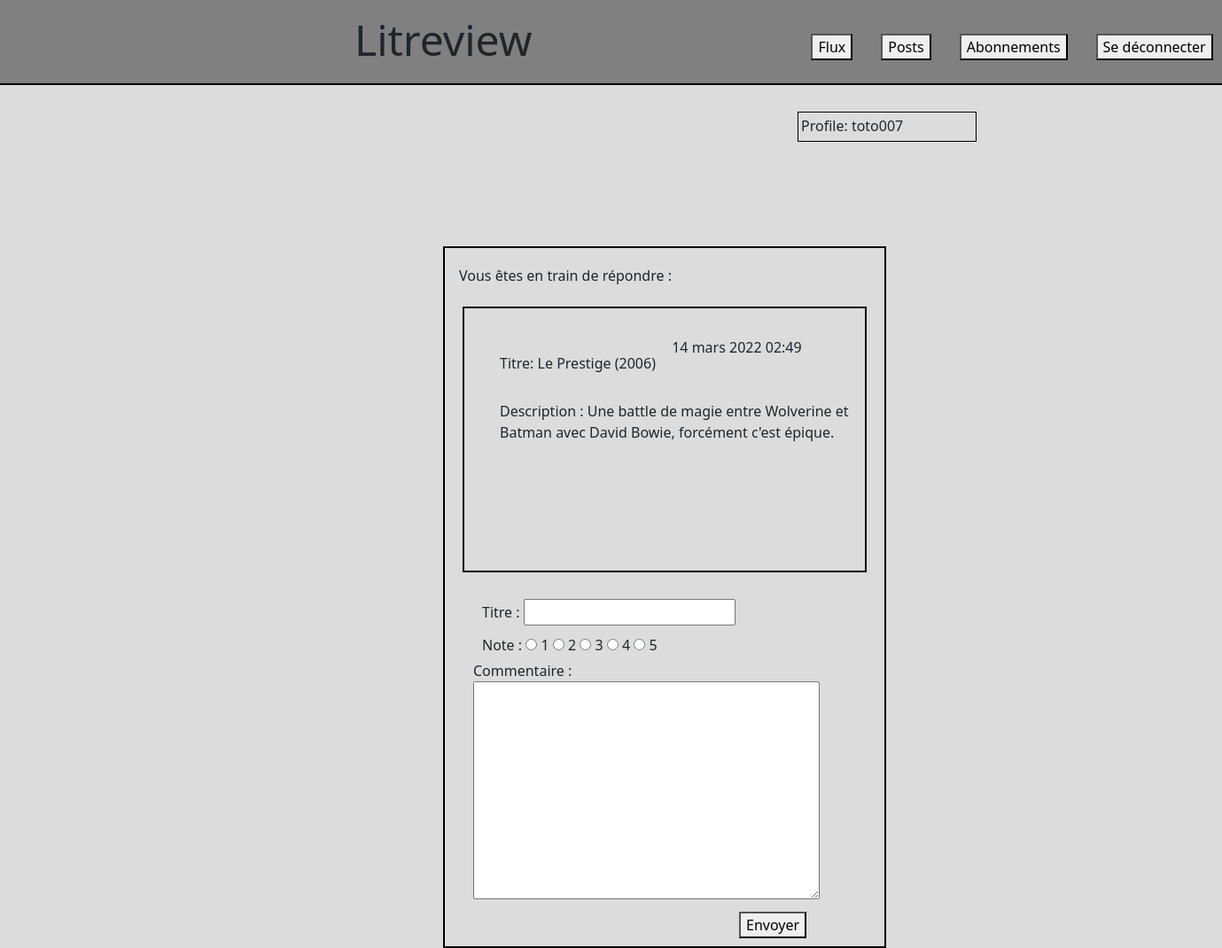
Screenshot of /flux/createAnswerCritique/252/ (signed in) with the database file from the repository.
### authentication/models.py (models this page shows)
class User(AbstractUser):
    pass

### litreview/models.py (models this page shows, shortened)
class Ticket(models.Model):
    title = models.CharField(max_length=128)
    description = models.TextField(max_length=128)
    user = models.ForeignKey(settings.AUTH_USER_MODEL, on_delete=models.CASCADE)
    time_created = models.DateTimeField(auto_now_add=True)
    answer_review = models.BooleanField(default=False)

### litreview/views.py (the view, shortened to what this page needs)
# urls.py: path('createAnswerCritique/<int:pk>/', CritiqueAnswerCreateview.as_view(), name='litreview-answercritique'),
class CritiqueAnswerCreateview(LoginRequiredMixin, CreateView):
    template_name = "litreview/critiqueanswercreate.html"
    success_url = reverse_lazy('litreview-flux')
    form_class = CreateCritique
    def get_context_data(self, **kwargs):
        object = super(CritiqueAnswerCreateview, self).get_context_data(**kwargs)
        object['ticket'] = self.get_object()
        return object
    def get_object(self, queryset=None):
        pk = self.kwargs.get('pk')
        return Ticket.objects.get(pk=pk)

### litreview/forms.py
class CreateCritique(ModelForm):
    class Meta:
        model = Review
        exclude = ['ticket', 'user', 'answer_review']
        CHOICES = [('1', '1'), ('2', '2'), ('3', '3'), ('4', '4'), ('5', '5')]
        widgets = {
            'rating': forms.RadioSelect(choices=CHOICES)
        }

### litreview/templates/litreview/critiqueanswercreate.html (shortened to what this page needs)
{% extends "litreview/base.html" %}
{% block content %}
    <div class="modifier-critique-answer">
        <h1 id="answer-critique-title">Vous êtes en train de répondre : </h1>
        <div class="review-ticket-answer">
            <div class ="tilte-ticket-answer">
                <label for = "{{ ticket.title.id_for_label }}"> Titre: </label>
                {{ticket.title}}
            </div>
            <div class="description-ticket-answer">
                <label for = "{{ ticket.description.id_for_label }}"> Description : </label>
                {{ticket.description}}
            </div>
            <div class="post-time-answer">
                {{ticket.time_created}}
            </div>
        </div>
        <div class="modifier-critique">
            <form method="post">
                <div class ="answer-critique-titre">
                <label  for ="{{ critique_form.headline.id_for_label }}" >Titre : </label>
                {{ form.headline }}
                </div>
                <div class="rating-form-answer">
                <label for ="{{ critique_form.rating.id_for_label }}" >Note : </label>
                {% for rating in form.rating %}
                    <span class="note-critique">
                    {{ rating }}
                    </span>
                {% endfor %}
                </div>
                <div class ="commentaire-critique">
                <label for = "{{ critique_form.body.id_for_label }}" >Commentaire : </label>
                {{ form.body }}
                </div>
                <div class="btn-critique">
                <button class ="button-critique-answer" type="submit" >Envoyer</button>
                </div>
            </form>
        </div>
    </div>
{% endblock %}

### litreview/templates/litreview/base.html (shortened to what this page needs)
{% load static %}
<!DOCTYPE html>
<html lang="en">
<head>
    <link rel="stylesheet" type="text/css" href="{% static 'authentication/style.css' %}">
    <link href="https://cdn.jsdelivr.net/npm/bootstrap@5.1.3/dist/css/bootstrap.min.css" rel="stylesheet">
</head>
<body>
    {% if user.is_authenticated %}
        {% block nav %}
            {% include 'litreview/listnav.html' %}
        {% endblock %}
    {% else %}
        <header>
            <h1 id="name-site">Litreview</h1>
        </header>
    {% endif %}
    <div class = "content">
        {% block content %}
        <div class="profile">
            <p>Profile: {{user.username}}</p>
        </div>
        {% endblock %}
    </div>
</body>
</html>

### authentication/static/authentication/style.css (style rules this page uses)
body { background-color: gainsboro !important;; }
.modifier-critique-answer { width: 500px; border:2px solid black; position: relative; left: 500px; top: 100px; margin-block:3em; }
#answer-critique-title { font-size: 1em; padding-top:1.4em; padding-bottom:1em; padding-left:1em; }
.modifier-critique { margin-left: 2em; margin-right: 0.5em; margin-top: 30px; margin-bottom:2em; }
.btn-critique { left:300px; top:23px; position:relative }
.answer-critique-titre { left:10px; position:relative }
.commentaire-critique { top:15px; position:relative }
.rating-form-answer { left:10px; top:10px; position:relative }
.profile { left: 900px; top: 30px; width:202px; height:34px; position: relative; border:1px solid black; padding-top:3px; padding-left:3px; }
.review-ticket-answer { border:2px solid black; margin-left:20px; margin-right:20px; height: 300px; }
.post-time-answer { position: relative; top:-40px; left:230px; }
.tilte-ticket-answer { position: relative; top:50px; left:40px; }
.description-ticket-answer { position: relative; top:80px; left:40px; }

### rows the page displays
User: username "toto007"
Ticket: title "Le Prestige (2006)", description "Une battle de magie entre Wolverine et Batman avec David Bowie, forcément c'est épique.", time_created "14 mars 2022 02:49"
